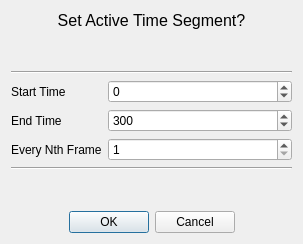
<?xml version="1.0" encoding="UTF-8"?>
<ui version="4.0">
 <class>stActTmSeg</class>
 <widget class="QDialog" name="stActTmSeg">
  <property name="geometry">
   <rect>
    <x>0</x>
    <y>0</y>
    <width>303</width>
    <height>244</height>
   </rect>
  </property>
  <property name="windowTitle">
   <string>Render Farming</string>
  </property>
  <property name="modal">
   <bool>true</bool>
  </property>
  <layout class="QVBoxLayout" name="verticalLayout">
   <item>
    <widget class="QLabel" name="label_sats_title">
     <property name="font">
      <font>
       <pointsize>12</pointsize>
      </font>
     </property>
     <property name="text">
      <string>Set Active Time Segment?</string>
     </property>
     <property name="alignment">
      <set>Qt::AlignCenter</set>
     </property>
    </widget>
   </item>
   <item>
    <spacer name="verticalSpacer">
     <property name="orientation">
      <enum>Qt::Vertical</enum>
     </property>
     <property name="sizeHint" stdset="0">
      <size>
       <width>20</width>
       <height>40</height>
      </size>
     </property>
    </spacer>
   </item>
   <item>
    <widget class="Line" name="line">
     <property name="orientation">
      <enum>Qt::Horizontal</enum>
     </property>
    </widget>
   </item>
   <item>
    <layout class="QFormLayout" name="formLayout">
     <item row="0" column="0">
      <widget class="QLabel" name="label_sats_start">
       <property name="text">
        <string>Start Time</string>
       </property>
      </widget>
     </item>
     <item row="1" column="0">
      <widget class="QLabel" name="label_sats_end">
       <property name="text">
        <string>End Time</string>
       </property>
      </widget>
     </item>
     <item row="0" column="1">
      <widget class="QSpinBox" name="sats_start_sb">
       <property name="toolTip">
        <string>&lt;html&gt;&lt;head/&gt;&lt;body&gt;&lt;p&gt;The frame number of the beginning of the shot.&lt;/p&gt;&lt;/body&gt;&lt;/html&gt;</string>
       </property>
       <property name="minimum">
        <number>-65535</number>
       </property>
       <property name="maximum">
        <number>65535</number>
       </property>
      </widget>
     </item>
     <item row="1" column="1">
      <widget class="QSpinBox" name="sats_end_sb">
       <property name="toolTip">
        <string>&lt;html&gt;&lt;head/&gt;&lt;body&gt;&lt;p&gt;The frame number of the end of the shot.&lt;/p&gt;&lt;/body&gt;&lt;/html&gt;</string>
       </property>
       <property name="suffix">
        <string/>
       </property>
       <property name="minimum">
        <number>-65535</number>
       </property>
       <property name="maximum">
        <number>65535</number>
       </property>
       <property name="value">
        <number>300</number>
       </property>
       <property name="displayIntegerBase">
        <number>10</number>
       </property>
      </widget>
     </item>
     <item row="2" column="0">
      <widget class="QLabel" name="label_evr_nth_frm">
       <property name="text">
        <string>Every Nth Frame</string>
       </property>
      </widget>
     </item>
     <item row="2" column="1">
      <widget class="QSpinBox" name="sats_evr_nth_frm_sb">
       <property name="enabled">
        <bool>true</bool>
       </property>
       <property name="toolTip">
        <string>&lt;html&gt;&lt;head/&gt;&lt;body&gt;&lt;p&gt;Max will only renders frames at this interval.&lt;/p&gt;&lt;/body&gt;&lt;/html&gt;</string>
       </property>
       <property name="minimum">
        <number>1</number>
       </property>
       <property name="maximum">
        <number>65535</number>
       </property>
       <property name="singleStep">
        <number>5</number>
       </property>
       <property name="value">
        <number>1</number>
       </property>
      </widget>
     </item>
    </layout>
   </item>
   <item>
    <widget class="Line" name="line_2">
     <property name="orientation">
      <enum>Qt::Horizontal</enum>
     </property>
    </widget>
   </item>
   <item>
    <spacer name="verticalSpacer_2">
     <property name="orientation">
      <enum>Qt::Vertical</enum>
     </property>
     <property name="sizeHint" stdset="0">
      <size>
       <width>20</width>
       <height>40</height>
      </size>
     </property>
    </spacer>
   </item>
   <item>
    <widget class="QDialogButtonBox" name="sats_btnbx">
     <property name="orientation">
      <enum>Qt::Horizontal</enum>
     </property>
     <property name="standardButtons">
      <set>QDialogButtonBox::Cancel|QDialogButtonBox::Ok</set>
     </property>
     <property name="centerButtons">
      <bool>true</bool>
     </property>
    </widget>
   </item>
  </layout>
 </widget>
 <resources/>
 <connections>
  <connection>
   <sender>sats_btnbx</sender>
   <signal>accepted()</signal>
   <receiver>stActTmSeg</receiver>
   <slot>accept()</slot>
   <hints>
    <hint type="sourcelabel">
     <x>248</x>
     <y>254</y>
    </hint>
    <hint type="destinationlabel">
     <x>157</x>
     <y>274</y>
    </hint>
   </hints>
  </connection>
  <connection>
   <sender>sats_btnbx</sender>
   <signal>rejected()</signal>
   <receiver>stActTmSeg</receiver>
   <slot>reject()</slot>
   <hints>
    <hint type="sourcelabel">
     <x>316</x>
     <y>260</y>
    </hint>
    <hint type="destinationlabel">
     <x>286</x>
     <y>274</y>
    </hint>
   </hints>
  </connection>
 </connections>
</ui>
